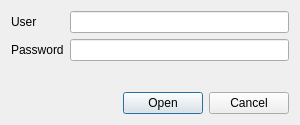
<?xml version="1.0" encoding="UTF-8"?>
<ui version="4.0">
 <class>ConnectDialog</class>
 <widget class="QDialog" name="ConnectDialog">
  <property name="geometry">
   <rect>
    <x>0</x>
    <y>0</y>
    <width>300</width>
    <height>125</height>
   </rect>
  </property>
  <property name="windowTitle">
   <string>Open databases</string>
  </property>
  <property name="windowIcon">
   <iconset theme="network-wired">
    <normaloff>.</normaloff>.</iconset>
  </property>
  <layout class="QGridLayout" name="gridLayout">
   <item row="1" column="1">
    <widget class="QLineEdit" name="Password">
     <property name="echoMode">
      <enum>QLineEdit::Password</enum>
     </property>
    </widget>
   </item>
   <item row="1" column="0">
    <widget class="QLabel" name="passLabel">
     <property name="text">
      <string>Password</string>
     </property>
     <property name="buddy">
      <cstring>Password</cstring>
     </property>
    </widget>
   </item>
   <item row="2" column="0" colspan="2">
    <spacer name="verticalSpacer">
     <property name="orientation">
      <enum>Qt::Vertical</enum>
     </property>
     <property name="sizeHint" stdset="0">
      <size>
       <width>20</width>
       <height>40</height>
      </size>
     </property>
    </spacer>
   </item>
   <item row="3" column="0" colspan="2">
    <widget class="QDialogButtonBox" name="buttonBox">
     <property name="orientation">
      <enum>Qt::Horizontal</enum>
     </property>
     <property name="standardButtons">
      <set>QDialogButtonBox::Cancel|QDialogButtonBox::Open</set>
     </property>
    </widget>
   </item>
   <item row="0" column="0">
    <widget class="QLabel" name="userLabel">
     <property name="text">
      <string>User</string>
     </property>
     <property name="buddy">
      <cstring>User</cstring>
     </property>
    </widget>
   </item>
   <item row="0" column="1">
    <widget class="QLineEdit" name="User"/>
   </item>
  </layout>
 </widget>
 <tabstops>
  <tabstop>User</tabstop>
  <tabstop>Password</tabstop>
 </tabstops>
 <resources/>
 <connections>
  <connection>
   <sender>buttonBox</sender>
   <signal>accepted()</signal>
   <receiver>ConnectDialog</receiver>
   <slot>accept()</slot>
   <hints>
    <hint type="sourcelabel">
     <x>266</x>
     <y>190</y>
    </hint>
    <hint type="destinationlabel">
     <x>157</x>
     <y>274</y>
    </hint>
   </hints>
  </connection>
  <connection>
   <sender>buttonBox</sender>
   <signal>rejected()</signal>
   <receiver>ConnectDialog</receiver>
   <slot>reject()</slot>
   <hints>
    <hint type="sourcelabel">
     <x>334</x>
     <y>190</y>
    </hint>
    <hint type="destinationlabel">
     <x>286</x>
     <y>274</y>
    </hint>
   </hints>
  </connection>
  <connection>
   <sender>User</sender>
   <signal>textChanged(QString)</signal>
   <receiver>ConnectDialog</receiver>
   <slot>edited()</slot>
   <hints>
    <hint type="sourcelabel">
     <x>390</x>
     <y>86</y>
    </hint>
    <hint type="destinationlabel">
     <x>580</x>
     <y>22</y>
    </hint>
   </hints>
  </connection>
  <connection>
   <sender>Password</sender>
   <signal>textChanged(QString)</signal>
   <receiver>ConnectDialog</receiver>
   <slot>edited()</slot>
   <hints>
    <hint type="sourcelabel">
     <x>390</x>
     <y>114</y>
    </hint>
    <hint type="destinationlabel">
     <x>521</x>
     <y>62</y>
    </hint>
   </hints>
  </connection>
 </connections>
 <slots>
  <slot>edited()</slot>
 </slots>
</ui>
